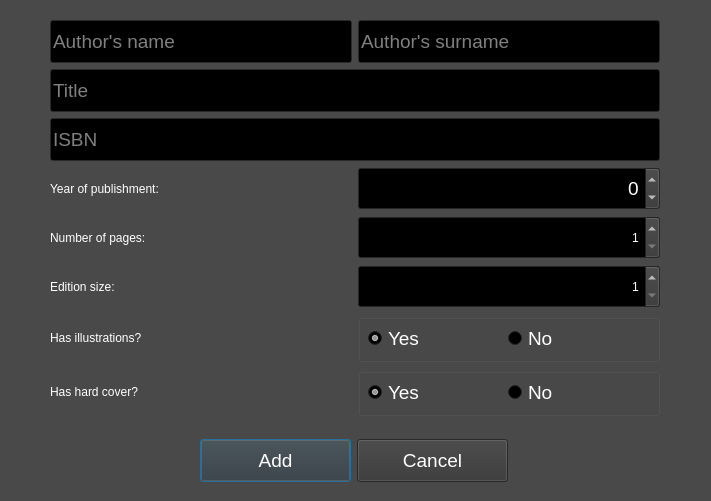
<?xml version="1.0" encoding="UTF-8"?>
<ui version="4.0">
 <class>AddBookDialog</class>
 <widget class="QDialog" name="AddBookDialog">
  <property name="geometry">
   <rect>
    <x>0</x>
    <y>0</y>
    <width>711</width>
    <height>501</height>
   </rect>
  </property>
  <property name="palette">
   <palette>
    <active>
     <colorrole role="WindowText">
      <brush brushstyle="SolidPattern">
       <color alpha="255">
        <red>255</red>
        <green>255</green>
        <blue>255</blue>
       </color>
      </brush>
     </colorrole>
     <colorrole role="Button">
      <brush brushstyle="SolidPattern">
       <color alpha="231">
        <red>54</red>
        <green>54</green>
        <blue>54</blue>
       </color>
      </brush>
     </colorrole>
     <colorrole role="Light">
      <brush brushstyle="SolidPattern">
       <color alpha="231">
        <red>82</red>
        <green>82</green>
        <blue>82</blue>
       </color>
      </brush>
     </colorrole>
     <colorrole role="Midlight">
      <brush brushstyle="SolidPattern">
       <color alpha="231">
        <red>68</red>
        <green>68</green>
        <blue>68</blue>
       </color>
      </brush>
     </colorrole>
     <colorrole role="Dark">
      <brush brushstyle="SolidPattern">
       <color alpha="231">
        <red>27</red>
        <green>27</green>
        <blue>27</blue>
       </color>
      </brush>
     </colorrole>
     <colorrole role="Mid">
      <brush brushstyle="SolidPattern">
       <color alpha="231">
        <red>36</red>
        <green>36</green>
        <blue>36</blue>
       </color>
      </brush>
     </colorrole>
     <colorrole role="Text">
      <brush brushstyle="SolidPattern">
       <color alpha="255">
        <red>255</red>
        <green>255</green>
        <blue>255</blue>
       </color>
      </brush>
     </colorrole>
     <colorrole role="BrightText">
      <brush brushstyle="SolidPattern">
       <color alpha="255">
        <red>255</red>
        <green>255</green>
        <blue>255</blue>
       </color>
      </brush>
     </colorrole>
     <colorrole role="ButtonText">
      <brush brushstyle="SolidPattern">
       <color alpha="255">
        <red>255</red>
        <green>255</green>
        <blue>255</blue>
       </color>
      </brush>
     </colorrole>
     <colorrole role="Base">
      <brush brushstyle="SolidPattern">
       <color alpha="255">
        <red>0</red>
        <green>0</green>
        <blue>0</blue>
       </color>
      </brush>
     </colorrole>
     <colorrole role="Window">
      <brush brushstyle="SolidPattern">
       <color alpha="231">
        <red>54</red>
        <green>54</green>
        <blue>54</blue>
       </color>
      </brush>
     </colorrole>
     <colorrole role="Shadow">
      <brush brushstyle="SolidPattern">
       <color alpha="255">
        <red>0</red>
        <green>0</green>
        <blue>0</blue>
       </color>
      </brush>
     </colorrole>
     <colorrole role="AlternateBase">
      <brush brushstyle="SolidPattern">
       <color alpha="243">
        <red>27</red>
        <green>27</green>
        <blue>27</blue>
       </color>
      </brush>
     </colorrole>
     <colorrole role="ToolTipBase">
      <brush brushstyle="SolidPattern">
       <color alpha="255">
        <red>255</red>
        <green>255</green>
        <blue>220</blue>
       </color>
      </brush>
     </colorrole>
     <colorrole role="ToolTipText">
      <brush brushstyle="SolidPattern">
       <color alpha="255">
        <red>0</red>
        <green>0</green>
        <blue>0</blue>
       </color>
      </brush>
     </colorrole>
     <colorrole role="PlaceholderText">
      <brush brushstyle="SolidPattern">
       <color alpha="128">
        <red>255</red>
        <green>255</green>
        <blue>255</blue>
       </color>
      </brush>
     </colorrole>
    </active>
    <inactive>
     <colorrole role="WindowText">
      <brush brushstyle="SolidPattern">
       <color alpha="255">
        <red>255</red>
        <green>255</green>
        <blue>255</blue>
       </color>
      </brush>
     </colorrole>
     <colorrole role="Button">
      <brush brushstyle="SolidPattern">
       <color alpha="231">
        <red>54</red>
        <green>54</green>
        <blue>54</blue>
       </color>
      </brush>
     </colorrole>
     <colorrole role="Light">
      <brush brushstyle="SolidPattern">
       <color alpha="231">
        <red>82</red>
        <green>82</green>
        <blue>82</blue>
       </color>
      </brush>
     </colorrole>
     <colorrole role="Midlight">
      <brush brushstyle="SolidPattern">
       <color alpha="231">
        <red>68</red>
        <green>68</green>
        <blue>68</blue>
       </color>
      </brush>
     </colorrole>
     <colorrole role="Dark">
      <brush brushstyle="SolidPattern">
       <color alpha="231">
        <red>27</red>
        <green>27</green>
        <blue>27</blue>
       </color>
      </brush>
     </colorrole>
     <colorrole role="Mid">
      <brush brushstyle="SolidPattern">
       <color alpha="231">
        <red>36</red>
        <green>36</green>
        <blue>36</blue>
       </color>
      </brush>
     </colorrole>
     <colorrole role="Text">
      <brush brushstyle="SolidPattern">
       <color alpha="255">
        <red>255</red>
        <green>255</green>
        <blue>255</blue>
       </color>
      </brush>
     </colorrole>
     <colorrole role="BrightText">
      <brush brushstyle="SolidPattern">
       <color alpha="255">
        <red>255</red>
        <green>255</green>
        <blue>255</blue>
       </color>
      </brush>
     </colorrole>
     <colorrole role="ButtonText">
      <brush brushstyle="SolidPattern">
       <color alpha="255">
        <red>255</red>
        <green>255</green>
        <blue>255</blue>
       </color>
      </brush>
     </colorrole>
     <colorrole role="Base">
      <brush brushstyle="SolidPattern">
       <color alpha="255">
        <red>0</red>
        <green>0</green>
        <blue>0</blue>
       </color>
      </brush>
     </colorrole>
     <colorrole role="Window">
      <brush brushstyle="SolidPattern">
       <color alpha="231">
        <red>54</red>
        <green>54</green>
        <blue>54</blue>
       </color>
      </brush>
     </colorrole>
     <colorrole role="Shadow">
      <brush brushstyle="SolidPattern">
       <color alpha="255">
        <red>0</red>
        <green>0</green>
        <blue>0</blue>
       </color>
      </brush>
     </colorrole>
     <colorrole role="AlternateBase">
      <brush brushstyle="SolidPattern">
       <color alpha="243">
        <red>27</red>
        <green>27</green>
        <blue>27</blue>
       </color>
      </brush>
     </colorrole>
     <colorrole role="ToolTipBase">
      <brush brushstyle="SolidPattern">
       <color alpha="255">
        <red>255</red>
        <green>255</green>
        <blue>220</blue>
       </color>
      </brush>
     </colorrole>
     <colorrole role="ToolTipText">
      <brush brushstyle="SolidPattern">
       <color alpha="255">
        <red>0</red>
        <green>0</green>
        <blue>0</blue>
       </color>
      </brush>
     </colorrole>
     <colorrole role="PlaceholderText">
      <brush brushstyle="SolidPattern">
       <color alpha="128">
        <red>255</red>
        <green>255</green>
        <blue>255</blue>
       </color>
      </brush>
     </colorrole>
    </inactive>
    <disabled>
     <colorrole role="WindowText">
      <brush brushstyle="SolidPattern">
       <color alpha="231">
        <red>27</red>
        <green>27</green>
        <blue>27</blue>
       </color>
      </brush>
     </colorrole>
     <colorrole role="Button">
      <brush brushstyle="SolidPattern">
       <color alpha="231">
        <red>54</red>
        <green>54</green>
        <blue>54</blue>
       </color>
      </brush>
     </colorrole>
     <colorrole role="Light">
      <brush brushstyle="SolidPattern">
       <color alpha="231">
        <red>82</red>
        <green>82</green>
        <blue>82</blue>
       </color>
      </brush>
     </colorrole>
     <colorrole role="Midlight">
      <brush brushstyle="SolidPattern">
       <color alpha="231">
        <red>68</red>
        <green>68</green>
        <blue>68</blue>
       </color>
      </brush>
     </colorrole>
     <colorrole role="Dark">
      <brush brushstyle="SolidPattern">
       <color alpha="231">
        <red>27</red>
        <green>27</green>
        <blue>27</blue>
       </color>
      </brush>
     </colorrole>
     <colorrole role="Mid">
      <brush brushstyle="SolidPattern">
       <color alpha="231">
        <red>36</red>
        <green>36</green>
        <blue>36</blue>
       </color>
      </brush>
     </colorrole>
     <colorrole role="Text">
      <brush brushstyle="SolidPattern">
       <color alpha="231">
        <red>27</red>
        <green>27</green>
        <blue>27</blue>
       </color>
      </brush>
     </colorrole>
     <colorrole role="BrightText">
      <brush brushstyle="SolidPattern">
       <color alpha="255">
        <red>255</red>
        <green>255</green>
        <blue>255</blue>
       </color>
      </brush>
     </colorrole>
     <colorrole role="ButtonText">
      <brush brushstyle="SolidPattern">
       <color alpha="231">
        <red>27</red>
        <green>27</green>
        <blue>27</blue>
       </color>
      </brush>
     </colorrole>
     <colorrole role="Base">
      <brush brushstyle="SolidPattern">
       <color alpha="231">
        <red>54</red>
        <green>54</green>
        <blue>54</blue>
       </color>
      </brush>
     </colorrole>
     <colorrole role="Window">
      <brush brushstyle="SolidPattern">
       <color alpha="231">
        <red>54</red>
        <green>54</green>
        <blue>54</blue>
       </color>
      </brush>
     </colorrole>
     <colorrole role="Shadow">
      <brush brushstyle="SolidPattern">
       <color alpha="255">
        <red>0</red>
        <green>0</green>
        <blue>0</blue>
       </color>
      </brush>
     </colorrole>
     <colorrole role="AlternateBase">
      <brush brushstyle="SolidPattern">
       <color alpha="231">
        <red>54</red>
        <green>54</green>
        <blue>54</blue>
       </color>
      </brush>
     </colorrole>
     <colorrole role="ToolTipBase">
      <brush brushstyle="SolidPattern">
       <color alpha="255">
        <red>255</red>
        <green>255</green>
        <blue>220</blue>
       </color>
      </brush>
     </colorrole>
     <colorrole role="ToolTipText">
      <brush brushstyle="SolidPattern">
       <color alpha="255">
        <red>0</red>
        <green>0</green>
        <blue>0</blue>
       </color>
      </brush>
     </colorrole>
     <colorrole role="PlaceholderText">
      <brush brushstyle="SolidPattern">
       <color alpha="128">
        <red>255</red>
        <green>255</green>
        <blue>255</blue>
       </color>
      </brush>
     </colorrole>
    </disabled>
   </palette>
  </property>
  <property name="windowTitle">
   <string>Dialog</string>
  </property>
  <widget class="QWidget" name="layoutWidget">
   <property name="geometry">
    <rect>
     <x>50</x>
     <y>20</y>
     <width>610</width>
     <height>396</height>
    </rect>
   </property>
   <layout class="QVBoxLayout" name="verticalLayout_2">
    <item>
     <layout class="QHBoxLayout" name="horizontalLayout">
      <item>
       <widget class="QLineEdit" name="author_name_lineEdit">
        <property name="minimumSize">
         <size>
          <width>300</width>
          <height>43</height>
         </size>
        </property>
        <property name="font">
         <font>
          <pointsize>14</pointsize>
         </font>
        </property>
        <property name="placeholderText">
         <string>Author's name</string>
        </property>
       </widget>
      </item>
      <item>
       <widget class="QLineEdit" name="author_surname_lineEdit">
        <property name="minimumSize">
         <size>
          <width>300</width>
          <height>43</height>
         </size>
        </property>
        <property name="font">
         <font>
          <pointsize>14</pointsize>
         </font>
        </property>
        <property name="placeholderText">
         <string>Author's surname</string>
        </property>
       </widget>
      </item>
     </layout>
    </item>
    <item>
     <widget class="QLineEdit" name="title_lineEdit">
      <property name="minimumSize">
       <size>
        <width>0</width>
        <height>43</height>
       </size>
      </property>
      <property name="font">
       <font>
        <pointsize>14</pointsize>
       </font>
      </property>
      <property name="placeholderText">
       <string>Title</string>
      </property>
     </widget>
    </item>
    <item>
     <widget class="QLineEdit" name="isbn_lineEdit">
      <property name="minimumSize">
       <size>
        <width>0</width>
        <height>43</height>
       </size>
      </property>
      <property name="font">
       <font>
        <pointsize>14</pointsize>
       </font>
      </property>
      <property name="inputMethodHints">
       <set>Qt::ImhNone</set>
      </property>
      <property name="placeholderText">
       <string>ISBN</string>
      </property>
     </widget>
    </item>
    <item>
     <layout class="QHBoxLayout" name="horizontalLayout_6">
      <item>
       <widget class="QLabel" name="label_3">
        <property name="text">
         <string>Year of publishment:</string>
        </property>
       </widget>
      </item>
      <item>
       <widget class="QSpinBox" name="year_spinBox">
        <property name="minimumSize">
         <size>
          <width>0</width>
          <height>43</height>
         </size>
        </property>
        <property name="font">
         <font>
          <pointsize>14</pointsize>
         </font>
        </property>
        <property name="toolTip">
         <string>Year of publishment</string>
        </property>
        <property name="alignment">
         <set>Qt::AlignRight|Qt::AlignTrailing|Qt::AlignVCenter</set>
        </property>
        <property name="minimum">
         <number>-9999</number>
        </property>
        <property name="maximum">
         <number>2020</number>
        </property>
       </widget>
      </item>
     </layout>
    </item>
    <item>
     <layout class="QHBoxLayout" name="horizontalLayout_2">
      <item>
       <widget class="QLabel" name="label">
        <property name="text">
         <string>Number of pages:</string>
        </property>
       </widget>
      </item>
      <item>
       <widget class="QSpinBox" name="pages_spinBox">
        <property name="minimumSize">
         <size>
          <width>0</width>
          <height>43</height>
         </size>
        </property>
        <property name="alignment">
         <set>Qt::AlignRight|Qt::AlignTrailing|Qt::AlignVCenter</set>
        </property>
        <property name="buttonSymbols">
         <enum>QAbstractSpinBox::UpDownArrows</enum>
        </property>
        <property name="minimum">
         <number>1</number>
        </property>
        <property name="maximum">
         <number>999999</number>
        </property>
       </widget>
      </item>
     </layout>
    </item>
    <item>
     <layout class="QHBoxLayout" name="horizontalLayout_3">
      <item>
       <widget class="QLabel" name="label_2">
        <property name="text">
         <string>Edition size:</string>
        </property>
       </widget>
      </item>
      <item>
       <widget class="QSpinBox" name="editionSize_spinBox">
        <property name="minimumSize">
         <size>
          <width>0</width>
          <height>43</height>
         </size>
        </property>
        <property name="alignment">
         <set>Qt::AlignRight|Qt::AlignTrailing|Qt::AlignVCenter</set>
        </property>
        <property name="buttonSymbols">
         <enum>QAbstractSpinBox::UpDownArrows</enum>
        </property>
        <property name="minimum">
         <number>1</number>
        </property>
        <property name="maximum">
         <number>999999</number>
        </property>
       </widget>
      </item>
     </layout>
    </item>
    <item>
     <layout class="QHBoxLayout" name="horizontalLayout_4">
      <item>
       <widget class="QLabel" name="label_4">
        <property name="text">
         <string>Has illustrations?</string>
        </property>
       </widget>
      </item>
      <item>
       <widget class="QGroupBox" name="groupBox">
        <property name="title">
         <string/>
        </property>
        <property name="flat">
         <bool>true</bool>
        </property>
        <widget class="QRadioButton" name="no_illustrations_radioButton">
         <property name="geometry">
          <rect>
           <x>150</x>
           <y>10</y>
           <width>140</width>
           <height>28</height>
          </rect>
         </property>
         <property name="font">
          <font>
           <pointsize>14</pointsize>
          </font>
         </property>
         <property name="text">
          <string>No</string>
         </property>
        </widget>
        <widget class="QRadioButton" name="yes_illustrations_radioButton">
         <property name="geometry">
          <rect>
           <x>10</x>
           <y>10</y>
           <width>140</width>
           <height>28</height>
          </rect>
         </property>
         <property name="font">
          <font>
           <pointsize>14</pointsize>
          </font>
         </property>
         <property name="text">
          <string>Yes</string>
         </property>
         <property name="checked">
          <bool>true</bool>
         </property>
        </widget>
       </widget>
      </item>
     </layout>
    </item>
    <item>
     <layout class="QHBoxLayout" name="horizontalLayout_5">
      <item>
       <widget class="QLabel" name="label_5">
        <property name="text">
         <string>Has hard cover?</string>
        </property>
       </widget>
      </item>
      <item>
       <widget class="QGroupBox" name="groupBox_2">
        <property name="title">
         <string/>
        </property>
        <property name="flat">
         <bool>true</bool>
        </property>
        <widget class="QRadioButton" name="no_hard_covers_radioButton">
         <property name="geometry">
          <rect>
           <x>150</x>
           <y>10</y>
           <width>140</width>
           <height>28</height>
          </rect>
         </property>
         <property name="font">
          <font>
           <pointsize>14</pointsize>
          </font>
         </property>
         <property name="text">
          <string>No</string>
         </property>
        </widget>
        <widget class="QRadioButton" name="yes_hard_covers_radioButton">
         <property name="geometry">
          <rect>
           <x>10</x>
           <y>10</y>
           <width>140</width>
           <height>28</height>
          </rect>
         </property>
         <property name="font">
          <font>
           <pointsize>14</pointsize>
          </font>
         </property>
         <property name="text">
          <string>Yes</string>
         </property>
         <property name="checked">
          <bool>true</bool>
         </property>
        </widget>
       </widget>
      </item>
     </layout>
    </item>
   </layout>
  </widget>
  <widget class="QWidget" name="layoutWidget_2">
   <property name="geometry">
    <rect>
     <x>200</x>
     <y>430</y>
     <width>308</width>
     <height>61</height>
    </rect>
   </property>
   <layout class="QHBoxLayout" name="horizontalLayout_7">
    <item>
     <widget class="QPushButton" name="add_pushButton">
      <property name="minimumSize">
       <size>
        <width>150</width>
        <height>43</height>
       </size>
      </property>
      <property name="font">
       <font>
        <pointsize>14</pointsize>
       </font>
      </property>
      <property name="toolTip">
       <string>Find books with specified parameters</string>
      </property>
      <property name="whatsThis">
       <string/>
      </property>
      <property name="inputMethodHints">
       <set>Qt::ImhNone</set>
      </property>
      <property name="text">
       <string>Add</string>
      </property>
     </widget>
    </item>
    <item>
     <widget class="QPushButton" name="cancel_pushButton">
      <property name="minimumSize">
       <size>
        <width>150</width>
        <height>43</height>
       </size>
      </property>
      <property name="font">
       <font>
        <pointsize>14</pointsize>
       </font>
      </property>
      <property name="text">
       <string>Cancel</string>
      </property>
     </widget>
    </item>
   </layout>
  </widget>
 </widget>
 <resources/>
 <connections/>
</ui>
